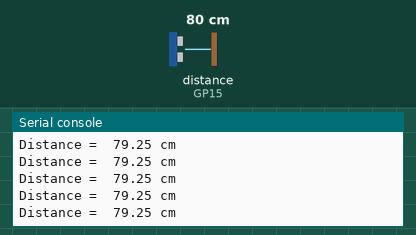
Recording of a program running on a simulated Raspberry Pi Pico running MicroPython. On the bench: the last lines printed to the serial console. Inputs (shaded band) come from the test bench; at power-on: distance to the obstacle (sensor on GP15) 80 cm. The echo pulse lasts 58.3 µs per cm.

Above: at 1.2 s.
1.3 s: distance to the obstacle (sensor on GP15) set to 2 cm
At 1.38 s:
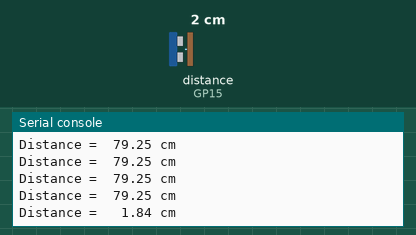
2.8 s: distance to the obstacle (sensor on GP15) set to 120 cm
At 2.9 s:
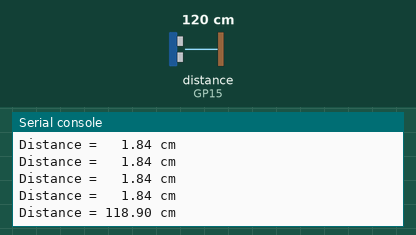

Measured:
- after the input at 1.3 s, the serial console: prints a new line after 0.07 s (image 1)
- after the input at 2.8 s, the serial console: prints a new line after 0.09 s (image 2)

The program:

UltraSonicTest.py
```python
from UltraSonic import UltraSonic
from time import sleep

if __name__=='__main__':
    ultraSonic = UltraSonic()

    while True:
        dist = ultraSonic.obstacle_distance()
        print( f"Distance = {dist:6.2f} cm" )
        sleep( 0.1)
    pass
pass
```

UltraSonic.py
```python
from machine import Pin
from time import sleep, sleep_us, ticks_us

class UltraSonic :

    def __init__( self ) :
        self.echo = Pin(15, Pin.IN)
        self.trig = Pin(14, Pin.OUT)

        self.trig.value(0)
        self.echo.value(0)
    pass

    def obstacle_distance( self ) :
        echo = self.echo
        trig = self.trig

        trig.value(1)
        sleep_us( 10 )
        trig.value(0)

        while echo.value() == 0 :
            pass

        then = ticks_us()

        while echo.value() == 1 :
            pass

        now = ticks_us()

        distance= (now - then)*0.017

        return distance
    pass

pass
```
